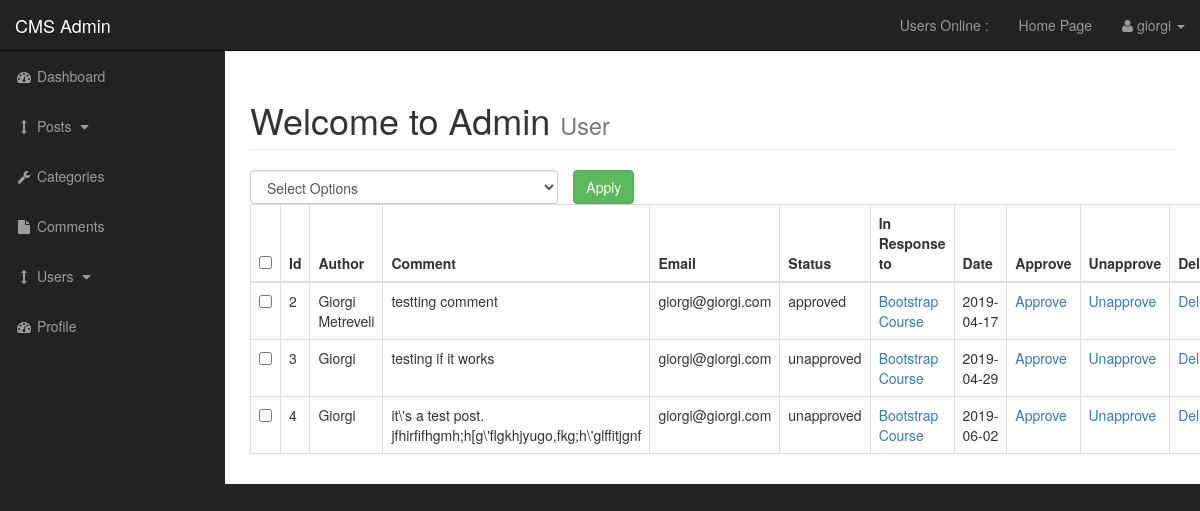
Screenshot of /admin/comments.php (signed in) with the database file from the repository.
### tables this page shows
CREATE TABLE `comments` (
  `comment_id` int(7) NOT NULL,
  `comment_post_id` int(5) NOT NULL,
  `comment_author` varchar(255) NOT NULL,
  `comment_email` varchar(255) NOT NULL,
  `comment_content` text NOT NULL,
  `comment_status` varchar(255) NOT NULL,
  `comment_date` date NOT NULL
);

CREATE TABLE `posts` (
  `post_id` int(5) NOT NULL,
  `post_category_id` int(3) NOT NULL,
  `post_title` varchar(255) NOT NULL,
  `post_author` varchar(255) NOT NULL,
  `post_user` varchar(255) NOT NULL,
  `post_date` date NOT NULL,
  `post_image` text NOT NULL,
  `post_content` text NOT NULL,
  `post_tags` varchar(255) NOT NULL,
  `post_comment_count` int(11) NOT NULL,
  `post_status` varchar(255) NOT NULL DEFAULT 'draft',
  `post_views_count` int(7) NOT NULL
);

### admin/functions.php (called while the page is built, shortened)
<?php
function escape($string) {
    global $connection;
    return mysqli_real_escape_string($connection, trim($string));
}

### admin/includes/view_all_comments.php (the view, shortened to what this page needs)
<form action="" method="post">
    <table class="table table-bordered table-hover">
        <div id="bulkOptionContainer" class="col-xs-4">
            <select class="form-control" name="bulk_options" id="">
                <option value="">Select Options</option>
            </select>
        </div>
        <div class="col-xs-4">
            <input type="submit" name="submit" class="btn btn-success" value="Apply">
        </div>
        <thead>
        <tr>
            <th><input id='selectAllBoxes' type='checkbox'></th>
            <th>Id</th>
            <th>Author</th>
            <th>Comment</th>
            <th>Email</th>
            <th>Status</th>
            <th>In Response to</th>
            <th>Date</th>
            <th>Approve</th>
            <th>Unapprove</th>
            <th>Delete</th>
        </tr>
        </thead>
        <tbody>
        <?php
        $query = "SELECT * FROM comments ";
        $select_comments = mysqli_query($connection, $query);
        while ($row = mysqli_fetch_assoc($select_comments)) {
            $comment_id = escape($row['comment_id']);
            $comment_post_id = escape($row['comment_post_id']);
            $comment_author = escape($row['comment_author']);
            $comment_content = escape($row['comment_content']);
            $comment_email = escape($row['comment_email']);
            $comment_status = escape($row['comment_status']);
            $comment_date = escape($row['comment_date']);
            echo "<tr>";
        ?>
            <td><input class='checkBoxes' type='checkbox' name='checkBoxArray[]' value='<?php echo $comment_id; ?>'></td>
            <?php
            echo "<td>{$comment_id}</td>";
            echo "<td>{$comment_author}</td>";
            echo "<td>{$comment_content}</td>";
            echo "<td>{$comment_email}</td>";
            echo "<td>{$comment_status}</td>";
            $query = "SELECT * FROM posts WHERE post_id = $comment_post_id";
            $select_post_id_query = mysqli_query($connection, $query);
            while($row = mysqli_fetch_assoc($select_post_id_query)){
                $post_id = escape($row['post_id']);
                $post_title = escape($row['post_title']);
                echo "<td><a href='../post.php?p_id=$post_id'>$post_title</td></td>";
            }
            echo "<td>{$comment_date}</td>";
            echo "<td><a href='comments.php?approve={$comment_id}'>Approve</a></td>";
            echo "<td><a href='comments.php?unapprove={$comment_id}'>Unapprove</a></td>";
            echo "<td><a href='comments.php?delete={$comment_id}'>Delete</a></td>";
            echo "</tr>";
        }
        ?>
        </tbody>
    </table>
</form>

### admin/css/sb-admin.css (style rules this page uses)
body { margin-top: 100px; background-color: #222; }
@media (min-width:768px) { body { margin-top: 50px; } }
#bulkOptionContainer { padding: 0px; }

### rows the page displays
comments: comment_id "2", comment_author "Giorgi Metreveli", comment_content "testting comment", comment_email "giorgi@giorgi.com", comment_status "approved", comment_date "2019-04-17"
posts: post_title "Bootstrap Course"
comments: comment_id "3", comment_author "Giorgi", comment_content "testing if it works", comment_email "giorgi@giorgi.com", comment_status "unapproved", comment_date "2019-04-29"
comments: comment_id "4", comment_author "Giorgi", comment_content "it\\'s a test post. jfhirfifhgmh;h[g\\'flgkhjyugo,fkg;h\\'glffitjgnf", comment_email "giorgi@giorgi.com", comment_status "unapproved", comment_date "2019-06-02"
posts: post_title "Bootstrap Course"

### other values shown
$_SESSION['username'] "giorgi"
